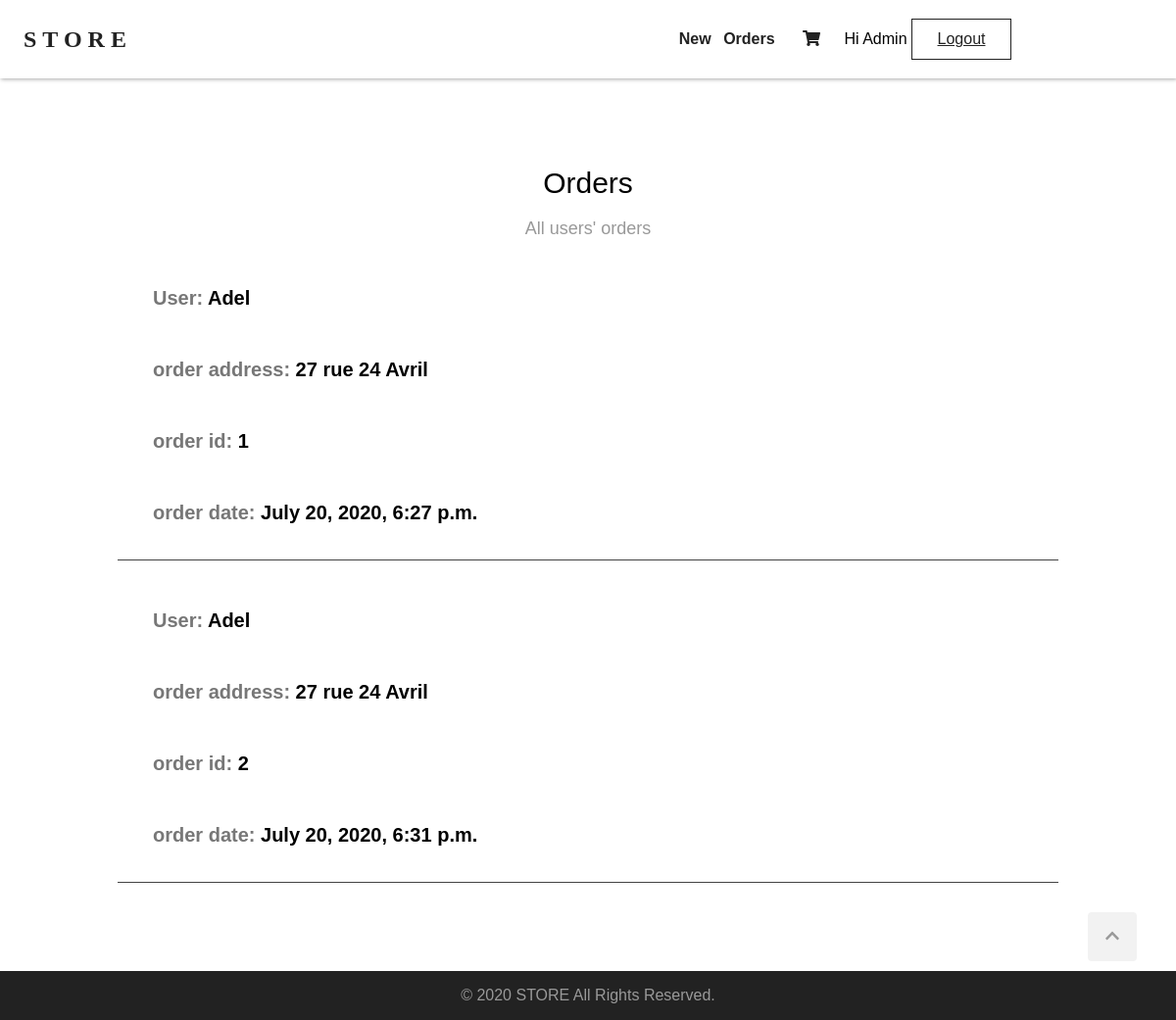
Screenshot of /orders/ (signed in) with the database file from the repository.
### orders/models.py (models this page shows, shortened)
class Order(models.Model):
    user = models.ForeignKey(User, related_name='orders', on_delete=models.CASCADE)
    items = models.ManyToManyField(Product)
    ordered_at = models.DateTimeField(auto_now=True)
    address = models.CharField(max_length=500, default='')

### orders/views.py (the view)
# urls.py: path('orders/', order_list, name='order_list'),
def order_list(request):
    if request.user.is_authenticated and request.user.is_superuser:
        orders = Order.objects.all()
        return render(request, 'orders/order-list.html', {'orders': orders})
    else:
        return redirect('products_list')

### templates/orders/order-list.html (shortened to what this page needs)
{% extends "base.html" %}
{% block content %}
<section class="clearfix">
    <h2 class="section-headline">Orders</h2>
    <p class="section-description">
        All users' orders
    </p>
    <div class="orders">
        <ul>
            {% for order in orders %}
            <li class="order-details">
                <p>User: <span>{{ order.user  | capfirst }}</span></p>
                <p>order address: <span>{{ order.address }}</span></p>
                <p>order id: <span>{{ order.id }}</span></p>
                <p>order date: <span>{{ order.ordered_at }}</span></p>
            </li>
            {% empty %}
            <li>No orders yet.</li>
            {% endfor %}
        </ul>
    </div>
</section>
{% endblock %}

### templates/base.html (shortened to what this page needs)
{% load static %}
<!DOCTYPE html>
<html lang="en">
<head>
    <link rel="stylesheet" href="{% static 'normalize.css' %}"/>
    <link rel="stylesheet" href="{% static 'style.css' %}"/>
</head>
<body>
    <div class="wrapper">
        <header>
            <h1 id="logo">
                <a href="{% url 'home' %}">STORE</a>
            </h1>
            <div id="controls">
                <div id="cart">
                    {% if user.is_superuser %}
                    <a href="{% url 'product_add' %}">New</a>
                    <a href="{% url 'order_list' %}">Orders</a>
                    {% endif %}
                </div>
                <div>
                    {% if user.is_authenticated %}
                    <div id="cart">
                        <a href="{% url 'cart' %}">
                            <i class="fas fa-shopping-cart"></i>
                        </a>
                    </div>
                        <p>Hi {{ user.username  | capfirst }}</p>
                        <a id="logout" href="{% url 'logout' %}">Logout</a>
                    {% else %}
                        <a id="login" href="{% url 'login' %}">Login</a>
                    {% endif %}
                </div>
            </div>
        </header>
        <main>
            {% block content %}
            {% endblock %}
        </main>
    </div>
    <footer>
        <a href="#" id="scroll-up">
            <i class="fas fa-chevron-up"></i>
        </a>
        <p>&copy; 2020 STORE All Rights Reserved.</p>
    </footer>
</body>
</html>

### static/style.css (style rules this page uses)
html { scroll-behavior: smooth; }
body { margin: 0; font-family: 'Questrial', sans-serif; }
.wrapper { min-height: calc(100vh - 50px); }
.clearfix::after { content: ""; display: block; clear: both; }
header { height: auto; box-shadow: darkgrey 1px 1px 4px; }
#logo { font-family: 'Domine', serif; font-size: 24px; letter-spacing: 6px; line-height: 80px; margin: 0; padding-left: 24px; }
#logo a { color: #222; text-decoration: none; }
#controls { position: absolute; top: 15px; right: 14%; }
#controls #cart { position: relative; display: inline-block; line-height: 30px; text-align: center; cursor: pointer; margin-right: 16px; }
#cart a { text-decoration: none; font-weight: bold; padding: 0 4px; }
#controls p, #controls div { display: inline-block; }
#controls #cart a { color: #222; }
#login, #logout { display: inline-block; width: 100px; line-height: 40px; font-size: 16px; background: transparent; border: 1px solid #222; color: #222; cursor: pointer; text-align: center; }
main { max-width: 960px; text-align: center; margin: 90px auto 90px auto; }
.section-headline { font-size: 30px; font-weight: normal; margin: 0; }
.section-description { color: #999; font-size: 18px; }
footer { background-color: #222; height: 50px; color: #999; text-align: center; line-height: 50px; }
footer p { margin: 0; }
#scroll-up { width: 50px; height: 50px; background-color: #f2f2f2; bottom: 60px; right: 40px; position: fixed; border-radius: 4px; cursor: pointer; color: #999; }
.cart, .orders { margin-top: 48px; }
.cart ul, .orders ul { padding: 0; }
.cart p, .orders p { margin: 50px 0 0 0; color: #777777; font-weight: bold; font-size: 20px; }
.order-details { list-style: none; text-align: left; padding: 0 0 36px 36px; border-bottom: #444 solid 1px; }
.order-details span { color: #000; }

### rows the page displays
Order: user "Adel", address "27 rue 24 Avril", id "1", ordered_at "July 20, 2020, 6:27 p.m."
Order: user "Adel", address "27 rue 24 Avril", id "2", ordered_at "July 20, 2020, 6:31 p.m."

### other values shown
{{ user.username  | capfirst }} "Admin"
